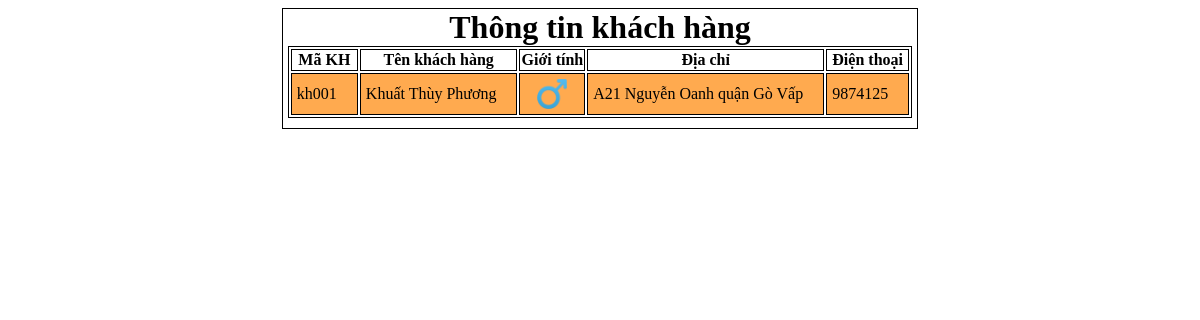
The page /CSDL/bai3.php on the database its author committed.
### tables this page shows
CREATE TABLE `khach_hang` (
  `ma_kh` varchar(250) NOT NULL,
  `ten` varchar(150) NOT NULL,
  `gioi_tinh` tinyint(1) NOT NULL,
  `dia_chi` varchar(150) NOT NULL,
  `dt` varchar(150) NOT NULL,
  `email` varchar(150) NOT NULL
);

### CSDL/bai3.php (the view, shortened to what this page needs)
<html>
<head>
</head>
<body>
    <div>
        <h1>Thông tin khách hàng</h1>
        <table>
            <tr>
                <th>Mã KH</th>
                <th>Tên khách hàng</th>
                <th>Giới tính</th>
                <th>Địa chỉ</th>
                <th>Điện thoại</th>
            </tr>
            <?php
            $conn = connectToDB();
            $query = "Select * from khach_hang";
            $stmt = $conn->prepare($query);
            $stmt->setFetchMode(PDO::FETCH_ASSOC);
            $stmt->execute();
            $i = 0;
            while ($row = $stmt->fetch()) {
            ?>
                <tr>
                    <td class="<?php echo $i % 2 == 0 ? "odd" : "" ?>"><?php echo $row["ma_kh"] ?></td>
                    <td class="<?php echo $i % 2 == 0 ? "odd" : "" ?>"><?php echo $row["ten"] ?></td>
                    <td class="<?php echo $i % 2 == 0 ? "odd" : "" ?>" style="text-align:center; padding: 5px 0;">
                    <img src="<?php echo $row["gioi_tinh"] == 1 ? "assets/female.png" : "assets/male.png" ?>">
                    </td>
                    <td class="<?php echo $i % 2 == 0 ? "odd" : "" ?>"><?php echo $row["dia_chi"] ?></td>
                    <td class="<?php echo $i % 2 == 0 ? "odd" : "" ?>"><?php echo $row["dt"] ?></td>
                </tr>
            <?php
                $i++;
            }
            ?>
        </table>
    </div>
</body>
</html>

### CSDL/bai3.php (style rules this page uses)
div:first-child { width: fit-content; margin: 0 auto; padding: 0 5px 10px; border: 1px solid black; }
h1 { text-align: center; font-weight: bold; color: black; margin: 0; }
table, th, td { border: 1px solid black; color: black; }
td { padding: 0 20px 0 5px; }
table { margin: 0 auto; }
.odd { background-color: #ffaa4f; }
td img { width: 30px; height: 30px; }

### rows shown on the page
khach_hang: ma_kh "kh001", ten "Khuất Thùy Phương", dia_chi "A21 Nguyễn Oanh quận Gò Vấp", dt "9874125"
